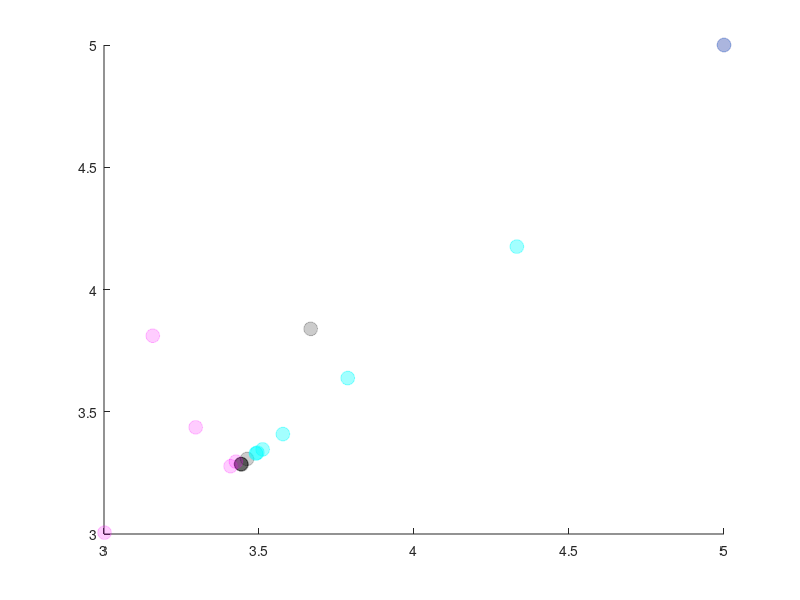

MATLAB code for this plot:

xy_SAP = [
    5.0 5.0
    3.0017    3.0056
    3.1574    3.8109
    3.2958    3.4363
    3.4083    3.2772
    3.4256    3.2959];

xy_SLSV = [
3.4898 3.3292
3.4907 3.3298
3.4907 3.3298
3.4947 3.3327
3.4947 3.3327
3.5117 3.3461
3.5117 3.3461
3.5770 3.4087
3.5770 3.4087
3.7862 3.6378
3.7862 3.6378
4.3318 4.1754
4.3318 4.1754
5.0000 5.0000];

xy_probe = [3.4421 3.2860
3.4422 3.2857
3.4421 3.2860
3.4441 3.2845
3.4615 3.3068
3.6667 3.8390
5.0000 5.0000];

a_SAP = 100*ones(length(xy_SAP),1);
a_SLSV = 100*ones(length(xy_SLSV),1);
a_probe = 100*ones(length(xy_probe),1);

figure(1)
hold on
scatter(xy_probe(:,1),xy_probe(:,2), a_probe,'MarkerFaceColor','k','MarkerEdgeColor','k',...
    'MarkerFaceAlpha',.2,'MarkerEdgeAlpha',.2)

scatter(xy_SAP(:,1),xy_SAP(:,2), a_SAP,'MarkerFaceColor','m','MarkerEdgeColor','m',...
    'MarkerFaceAlpha',.2,'MarkerEdgeAlpha',.2)
hold on
scatter(xy_SLSV(:,1),xy_SLSV(:,2), a_SLSV,'MarkerFaceColor','c','MarkerEdgeColor','c',...
    'MarkerFaceAlpha',.2,'MarkerEdgeAlpha',.2)

%scatter(xy_probe(:,1),xy_probe(:,2), a_probe,'MarkerFaceColor','k','MarkerEdgeColor','k',...
%    'MarkerFaceAlpha',.2,'MarkerEdgeAlpha',.2)

%legend('G(X)_1','G(X)_2','G(X)_3','Location','northeastoutside')





